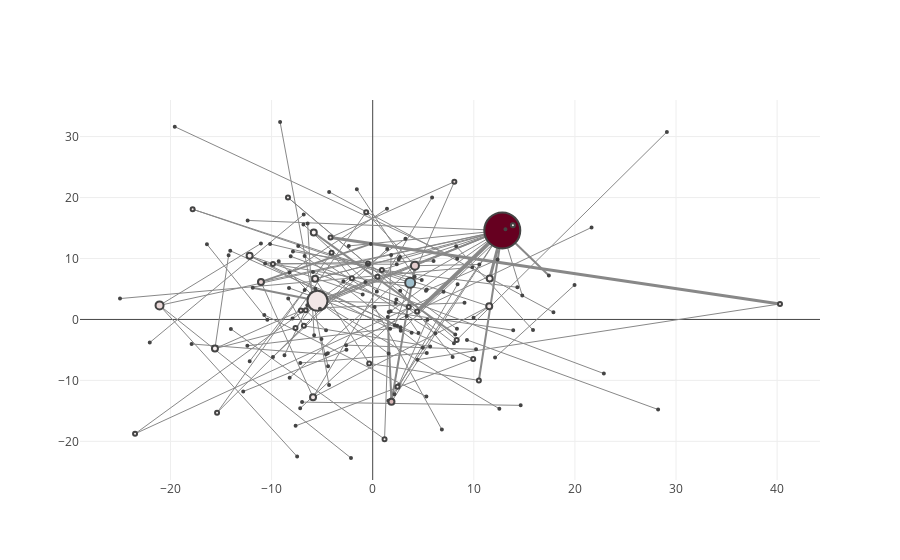

The notebook cell saved with this chart:
### Code cell
plotNetworkCenterColor(hashtagGraph, 'betweenness')
